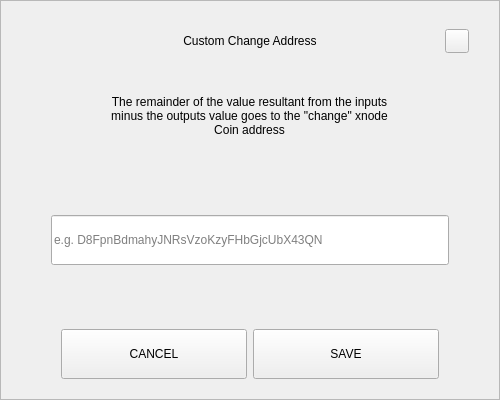
<?xml version="1.0" encoding="UTF-8"?>
<ui version="4.0">
 <class>SendChangeAddressDialog</class>
 <widget class="QDialog" name="SendChangeAddressDialog">
  <property name="geometry">
   <rect>
    <x>0</x>
    <y>0</y>
    <width>500</width>
    <height>400</height>
   </rect>
  </property>
  <property name="windowTitle">
   <string>Dialog</string>
  </property>
  <layout class="QVBoxLayout" name="verticalLayout">
   <property name="spacing">
    <number>0</number>
   </property>
   <property name="leftMargin">
    <number>0</number>
   </property>
   <property name="topMargin">
    <number>0</number>
   </property>
   <property name="rightMargin">
    <number>0</number>
   </property>
   <property name="bottomMargin">
    <number>0</number>
   </property>
   <item>
    <widget class="QFrame" name="frame">
     <property name="styleSheet">
      <string notr="true"/>
     </property>
     <property name="frameShape">
      <enum>QFrame::StyledPanel</enum>
     </property>
     <property name="frameShadow">
      <enum>QFrame::Raised</enum>
     </property>
     <layout class="QVBoxLayout" name="verticalLayout_2" stretch="0,0,0,0,0,0,0">
      <property name="spacing">
       <number>0</number>
      </property>
      <property name="leftMargin">
       <number>30</number>
      </property>
      <property name="topMargin">
       <number>20</number>
      </property>
      <property name="rightMargin">
       <number>30</number>
      </property>
      <property name="bottomMargin">
       <number>20</number>
      </property>
      <item>
       <layout class="QHBoxLayout" name="horizontalLayout_3">
        <property name="spacing">
         <number>0</number>
        </property>
        <item>
         <spacer name="horizontalSpacer_2">
          <property name="orientation">
           <enum>Qt::Horizontal</enum>
          </property>
          <property name="sizeHint" stdset="0">
           <size>
            <width>40</width>
            <height>20</height>
           </size>
          </property>
         </spacer>
        </item>
        <item>
         <widget class="QLabel" name="labelTitle">
          <property name="minimumSize">
           <size>
            <width>0</width>
            <height>40</height>
           </size>
          </property>
          <property name="maximumSize">
           <size>
            <width>16777215</width>
            <height>40</height>
           </size>
          </property>
          <property name="styleSheet">
           <string notr="true">padding-left:24px;</string>
          </property>
          <property name="text">
           <string>Custom Change Address</string>
          </property>
          <property name="alignment">
           <set>Qt::AlignCenter</set>
          </property>
          <property name="margin">
           <number>7</number>
          </property>
         </widget>
        </item>
        <item>
         <spacer name="horizontalSpacer">
          <property name="orientation">
           <enum>Qt::Horizontal</enum>
          </property>
          <property name="sizeHint" stdset="0">
           <size>
            <width>40</width>
            <height>20</height>
           </size>
          </property>
         </spacer>
        </item>
        <item>
         <widget class="QPushButton" name="btnEsc">
          <property name="minimumSize">
           <size>
            <width>24</width>
            <height>24</height>
           </size>
          </property>
          <property name="maximumSize">
           <size>
            <width>24</width>
            <height>24</height>
           </size>
          </property>
          <property name="focusPolicy">
           <enum>Qt::NoFocus</enum>
          </property>
          <property name="text">
           <string/>
          </property>
         </widget>
        </item>
       </layout>
      </item>
      <item>
       <spacer name="verticalSpacer_2">
        <property name="orientation">
         <enum>Qt::Vertical</enum>
        </property>
        <property name="sizeType">
         <enum>QSizePolicy::Fixed</enum>
        </property>
        <property name="sizeHint" stdset="0">
         <size>
          <width>20</width>
          <height>20</height>
         </size>
        </property>
       </spacer>
      </item>
      <item alignment="Qt::AlignHCenter">
       <widget class="QLabel" name="labelMessage">
        <property name="minimumSize">
         <size>
          <width>0</width>
          <height>70</height>
         </size>
        </property>
        <property name="text">
         <string>The remainder of the value resultant from the inputs minus the outputs value goes to the &quot;change&quot; xnode Coin address</string>
        </property>
        <property name="alignment">
         <set>Qt::AlignCenter</set>
        </property>
        <property name="wordWrap">
         <bool>true</bool>
        </property>
       </widget>
      </item>
      <item>
       <spacer name="verticalSpacer_3">
        <property name="orientation">
         <enum>Qt::Vertical</enum>
        </property>
        <property name="sizeHint" stdset="0">
         <size>
          <width>20</width>
          <height>40</height>
         </size>
        </property>
       </spacer>
      </item>
      <item>
       <layout class="QHBoxLayout" name="horizontalLayout_2">
        <property name="spacing">
         <number>0</number>
        </property>
        <property name="leftMargin">
         <number>20</number>
        </property>
        <property name="rightMargin">
         <number>20</number>
        </property>
        <item>
         <widget class="QLineEdit" name="lineEditAddress">
          <property name="minimumSize">
           <size>
            <width>0</width>
            <height>50</height>
           </size>
          </property>
          <property name="placeholderText">
           <string notr="true">e.g. D8FpnBdmahyJNRsVzoKzyFHbGjcUbX43QN</string>
          </property>
         </widget>
        </item>
       </layout>
      </item>
      <item>
       <spacer name="verticalSpacer">
        <property name="orientation">
         <enum>Qt::Vertical</enum>
        </property>
        <property name="sizeHint" stdset="0">
         <size>
          <width>20</width>
          <height>40</height>
         </size>
        </property>
       </spacer>
      </item>
      <item>
       <layout class="QHBoxLayout" name="horizontalLayout" stretch="2,2">
        <property name="spacing">
         <number>6</number>
        </property>
        <property name="leftMargin">
         <number>30</number>
        </property>
        <property name="rightMargin">
         <number>30</number>
        </property>
        <item>
         <widget class="QPushButton" name="btnCancel">
          <property name="minimumSize">
           <size>
            <width>180</width>
            <height>50</height>
           </size>
          </property>
          <property name="focusPolicy">
           <enum>Qt::NoFocus</enum>
          </property>
          <property name="text">
           <string>CANCEL</string>
          </property>
         </widget>
        </item>
        <item>
         <widget class="QPushButton" name="btnSave">
          <property name="minimumSize">
           <size>
            <width>180</width>
            <height>50</height>
           </size>
          </property>
          <property name="focusPolicy">
           <enum>Qt::NoFocus</enum>
          </property>
          <property name="text">
           <string>SAVE</string>
          </property>
         </widget>
        </item>
       </layout>
      </item>
     </layout>
    </widget>
   </item>
  </layout>
 </widget>
 <resources/>
 <connections/>
</ui>
